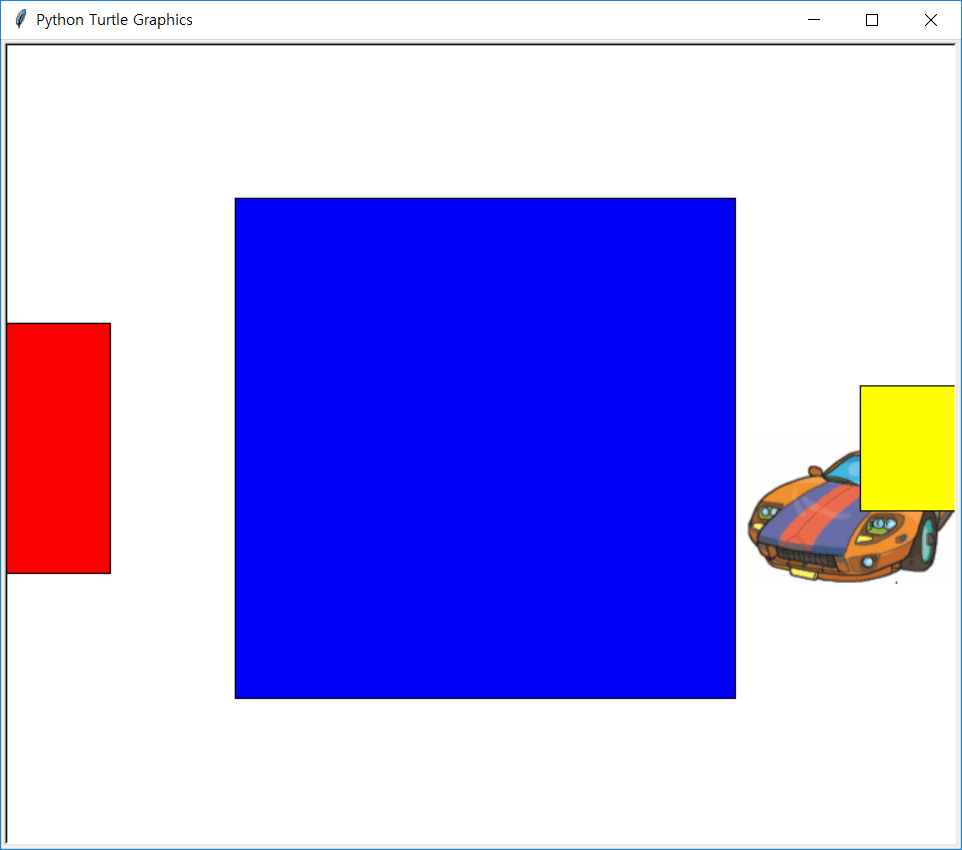

Generate this figure with Python:
from turtle import *
class Car:
    def __init__(self, speed, color, model):
        self.speed = speed
        self.color = color
        self.model = model
        self.turtle = Turtle()
        self.turtle.shape("car.gif")

    def drive(self):
        self.turtle.forward(self.speed)

    def left_turn(self):
        self.turtle.left(90)

if __name__ == "__main__":
    register_shape("car.gif")

    dadCar = Car(200, "red", "E-class")
    dadCar.turtle.penup()
    dadCar.turtle.goto(-500,-200/2)
    dadCar.turtle.pendown()
    dadCar.turtle.fillcolor(dadCar.color)
    dadCar.turtle.begin_fill()

    for i in range(20):
        dadCar.drive()
        dadCar.left_turn()

    dadCar.turtle.end_fill()

if __name__ == "__main__":
    register_shape("car.gif")

    momCar = Car(400, "blue", "E-class")
    momCar.turtle.penup()
    momCar.turtle.goto(-200,-400/2)
    momCar.turtle.pendown()
    momCar.turtle.fillcolor(momCar.color)
    momCar.turtle.begin_fill()

    for i in range(20):
        momCar.drive()
        momCar.left_turn()

    momCar.turtle.end_fill()

if __name__ == "__main__":
    register_shape("car.gif")

    myCar = Car(100, "yellow", "E-class")
    myCar.turtle.penup()
    myCar.turtle.goto(300,-100/2)
    myCar.turtle.pendown()
    myCar.turtle.fillcolor(myCar.color)
    myCar.turtle.begin_fill()

    for i in range(20):
        myCar.drive()
        myCar.left_turn()

    myCar.turtle.end_fill()
